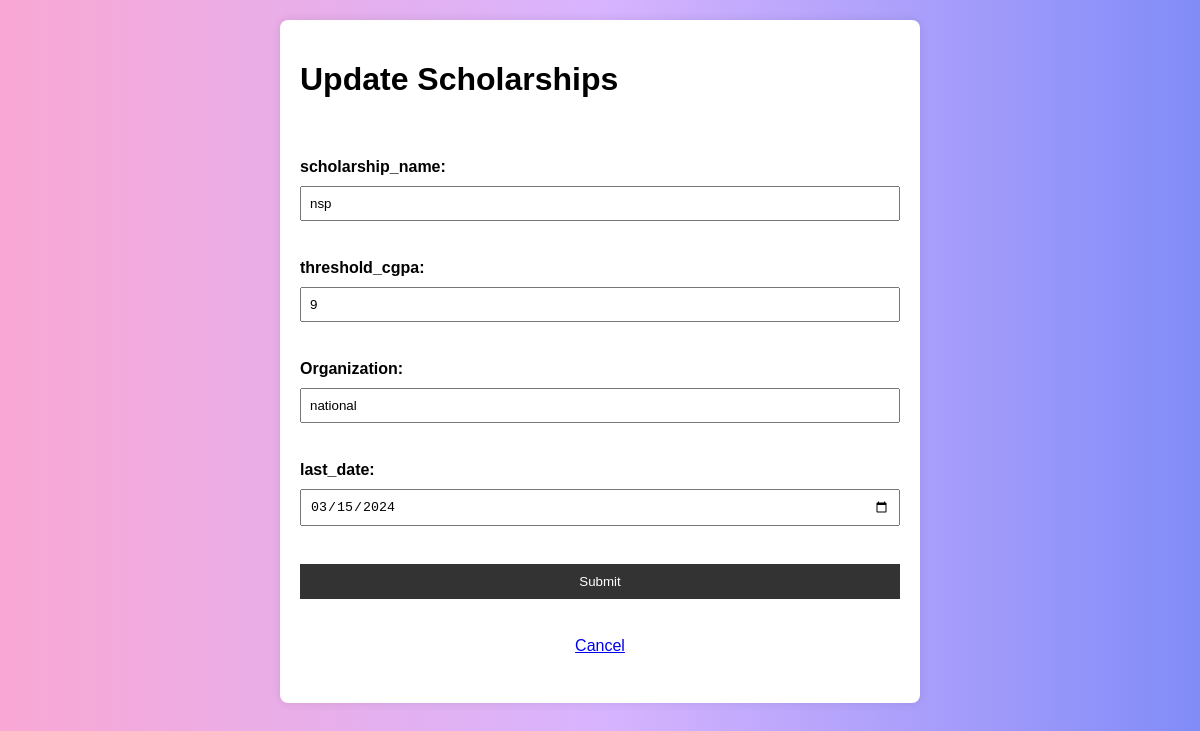
/edit.php?scholarship_id=109 (signed in), run on the app's committed database.
### tables this page shows
CREATE TABLE `scholarships` (
  `scholarship_id` int(11) NOT NULL,
  `scholarship_name` varchar(40) NOT NULL,
  `threshold_cgpa` int(11) NOT NULL,
  `organization` varchar(40) NOT NULL,
  `last_date` date NOT NULL
);

### edit.php (the view, shortened to what this page needs)
<?php
  include("session_admin.php");
  $scholarship_id="";
  $scholarship_name="";
  $organization="";
  $last_date="";
  if($_SERVER["REQUEST_METHOD"]=='GET'){
    $scholarship_id = $_GET['scholarship_id'];
    $sql = "select * from scholarships where scholarship_id=$scholarship_id";
    $result = $conn->query($sql);
    $row = $result->fetch_assoc();
    $scholarship_name=$row["scholarship_name"];
    $threshold_cgpa=$row["threshold_cgpa"];
    $organization=$row["organization"];
    $last_date=$row["last_date"];
  }
?>
<!DOCTYPE html>
<html>
<head>
</head>
<body style="background:linear-gradient(to right, rgb(249, 168, 212), rgb(216, 180, 254), rgb(129, 140, 248));">
 <div class="profile-container">
 <form method="post">
 <h1 >  Update Scholarships </h1>
 <input type="hidden" name="scholarship_id" value="<?php echo $scholarship_id; ?>" class="form-control" required> <br>
 <label> scholarship_name: </label>
 <input type="text" name="scholarship_name" value="<?php echo $scholarship_name; ?>" class="form-control" required> <br>
 <label> threshold_cgpa: </label>
 <input type="number" name="threshold_cgpa" value="<?php echo $threshold_cgpa; ?>" class="form-control" required> <br>
 <label> Organization: </label>
 <input type="text" name="organization" value="<?php echo $organization; ?>" class="form-control" required> <br>
 <label> last_date: </label>
 <input type="date" name="last_date" value="<?php echo $last_date; ?>" class="form-control" min="<?php echo date('Y-m-d'); ?>" required> <br>
 <button  type="submit" name="submit"> Submit </button><br>
 <center><a  type="submit" name="cancel" href="admin_sch.php" > Cancel </a></center><br>
 </form>
 </div>
</body>
</html>

### edit.php (style rules this page uses)
body { font-family: Arial, sans-serif; background-color: #f4f4f4; margin: 0; padding: 0; }
.profile-container { max-width: 600px; margin: 20px auto; background-color: #fff; border-radius: 8px; overflow: hidden; box-shadow: 0 0 10px rgba(0, 0, 0, 0.1); padding: 20px; }
form { display: grid; gap: 10px; }
label { font-weight: bold; }
input, textarea { width: 100%; padding: 8px; box-sizing: border-box; }
button { padding: 10px; background-color: #333; color: white; border: none; cursor: pointer; }

### data on the page
scholarships: scholarship_name "nsp", threshold_cgpa "9", organization "national", last_date "03/15/2024"
